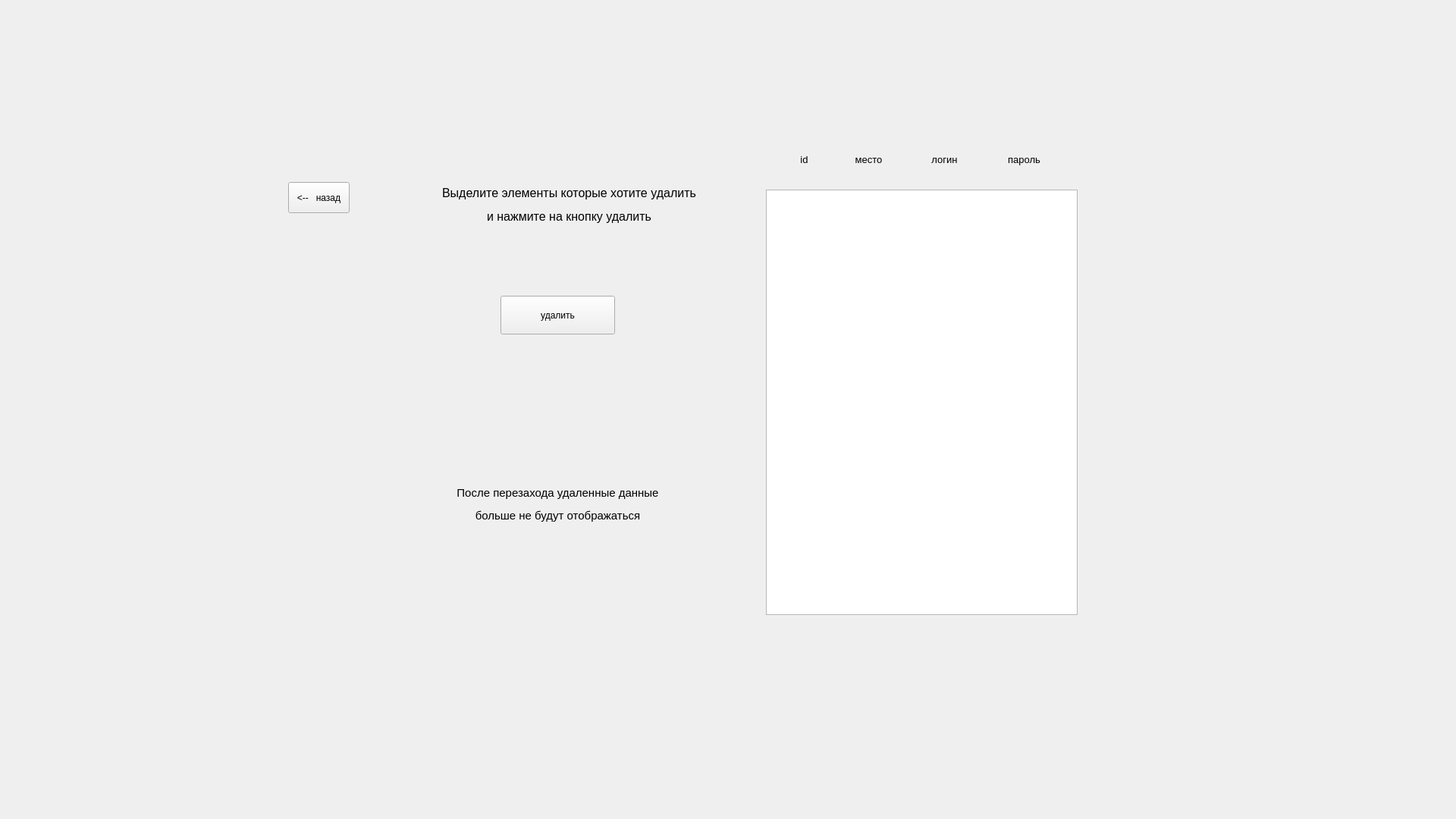
<?xml version="1.0" encoding="UTF-8"?>
<ui version="4.0">
 <class>data</class>
 <widget class="QWidget" name="data">
  <property name="geometry">
   <rect>
    <x>0</x>
    <y>0</y>
    <width>1920</width>
    <height>1080</height>
   </rect>
  </property>
  <property name="windowTitle">
   <string>Таблица данных</string>
  </property>
  <widget class="QTableWidget" name="table_widget">
   <property name="geometry">
    <rect>
     <x>1010</x>
     <y>250</y>
     <width>411</width>
     <height>561</height>
    </rect>
   </property>
  </widget>
  <widget class="QPushButton" name="back2">
   <property name="geometry">
    <rect>
     <x>380</x>
     <y>240</y>
     <width>81</width>
     <height>41</height>
    </rect>
   </property>
   <property name="text">
    <string>&lt;--   назад</string>
   </property>
  </widget>
  <widget class="QPushButton" name="delete_elem">
   <property name="geometry">
    <rect>
     <x>660</x>
     <y>390</y>
     <width>151</width>
     <height>51</height>
    </rect>
   </property>
   <property name="text">
    <string>удалить</string>
   </property>
  </widget>
  <widget class="QLabel" name="label">
   <property name="geometry">
    <rect>
     <x>550</x>
     <y>200</y>
     <width>401</width>
     <height>141</height>
    </rect>
   </property>
   <property name="text">
    <string>&lt;html&gt;&lt;head/&gt;&lt;body&gt;&lt;p align=&quot;center&quot;&gt;&lt;span style=&quot; font-size:12pt;&quot;&gt;Выделите элементы которые хотите удалить&lt;/span&gt;&lt;/p&gt;&lt;p align=&quot;center&quot;&gt;&lt;span style=&quot; font-size:12pt;&quot;&gt;и нажмите на кнопку удалить&lt;/span&gt;&lt;/p&gt;&lt;/body&gt;&lt;/html&gt;</string>
   </property>
  </widget>
  <widget class="QLabel" name="label_2">
   <property name="geometry">
    <rect>
     <x>1030</x>
     <y>190</y>
     <width>61</width>
     <height>41</height>
    </rect>
   </property>
   <property name="text">
    <string>&lt;html&gt;&lt;head/&gt;&lt;body&gt;&lt;p align=&quot;center&quot;&gt;&lt;span style=&quot; font-size:10pt;&quot;&gt;id&lt;/span&gt;&lt;/p&gt;&lt;/body&gt;&lt;/html&gt;</string>
   </property>
  </widget>
  <widget class="QLabel" name="label_3">
   <property name="geometry">
    <rect>
     <x>1110</x>
     <y>190</y>
     <width>71</width>
     <height>41</height>
    </rect>
   </property>
   <property name="text">
    <string>&lt;html&gt;&lt;head/&gt;&lt;body&gt;&lt;p align=&quot;center&quot;&gt;&lt;span style=&quot; font-size:10pt;&quot;&gt;место&lt;/span&gt;&lt;/p&gt;&lt;/body&gt;&lt;/html&gt;</string>
   </property>
  </widget>
  <widget class="QLabel" name="label_4">
   <property name="geometry">
    <rect>
     <x>1210</x>
     <y>190</y>
     <width>71</width>
     <height>41</height>
    </rect>
   </property>
   <property name="text">
    <string>&lt;html&gt;&lt;head/&gt;&lt;body&gt;&lt;p align=&quot;center&quot;&gt;&lt;span style=&quot; font-size:10pt;&quot;&gt;логин&lt;/span&gt;&lt;/p&gt;&lt;/body&gt;&lt;/html&gt;</string>
   </property>
  </widget>
  <widget class="QLabel" name="label_5">
   <property name="geometry">
    <rect>
     <x>1310</x>
     <y>190</y>
     <width>81</width>
     <height>41</height>
    </rect>
   </property>
   <property name="text">
    <string>&lt;html&gt;&lt;head/&gt;&lt;body&gt;&lt;p align=&quot;center&quot;&gt;&lt;span style=&quot; font-size:10pt;&quot;&gt;пароль&lt;/span&gt;&lt;/p&gt;&lt;/body&gt;&lt;/html&gt;</string>
   </property>
  </widget>
  <widget class="QLabel" name="label_6">
   <property name="geometry">
    <rect>
     <x>540</x>
     <y>570</y>
     <width>391</width>
     <height>191</height>
    </rect>
   </property>
   <property name="text">
    <string>&lt;html&gt;&lt;head/&gt;&lt;body&gt;&lt;p align=&quot;center&quot;&gt;&lt;span style=&quot; font-size:11pt;&quot;&gt;После перезахода удаленные данные&lt;/span&gt;&lt;/p&gt;&lt;p align=&quot;center&quot;&gt;&lt;span style=&quot; font-size:11pt;&quot;&gt;больше не будут отображаться&lt;/span&gt;&lt;/p&gt;&lt;/body&gt;&lt;/html&gt;</string>
   </property>
  </widget>
 </widget>
 <resources/>
 <connections/>
</ui>
